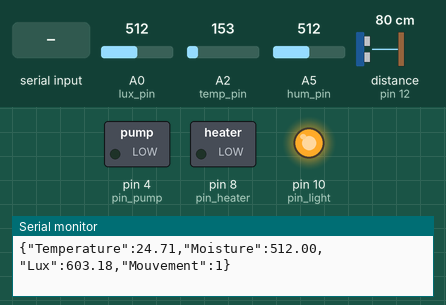
The sketch below on a simulated Arduino Uno, built with avr-gcc and run on an emulated ATmega328P. Shown: switched loads named in the sketch (green lamp = pin HIGH), output pins drawn as LEDs (lit = HIGH), the last lines printed to the serial monitor. The test bench sets the inputs (shaded band); at power-on: A0 (lux_pin) = 512, A2 (temp_pin) = 153, A5 (hum_pin) = 512, distance to the obstacle (sensor on pin 12) 80 cm. The echo pulse lasts 58.3 µs per cm.

Above: at 1.2 s.
1.3 s: "06" received over Serial
At 3.3 s:
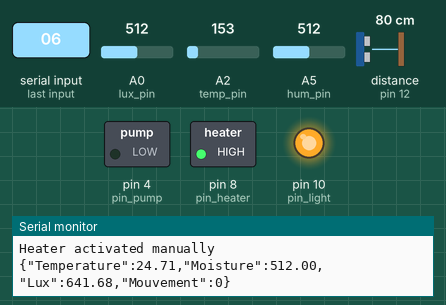
3.8 s: "05" received over Serial
At 5.6 s:
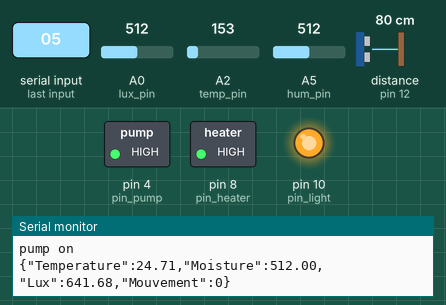
7.3 s: "02" received over Serial
At 9.2 s:
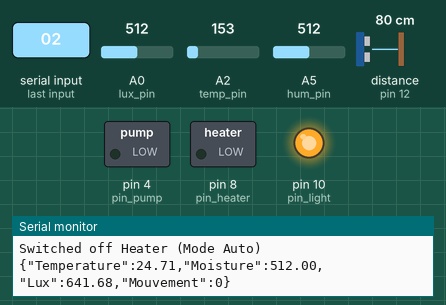
9.8 s: "05" received over Serial
At 11.1 s:
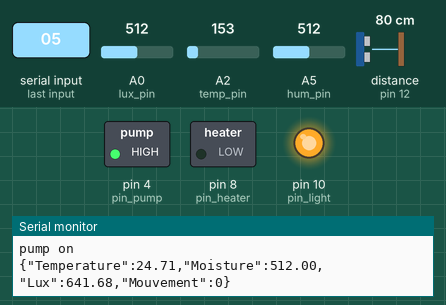
Timing chart, 0 to 13.3 s (numbered marks = the images above; inputs shaded):
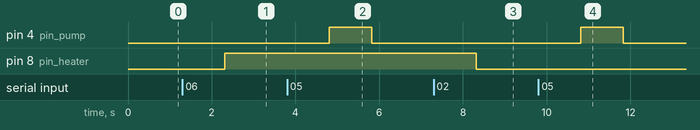

Measured:
- after the input at 1.3 s, pin 8 (pin_heater): LOW → HIGH after 1.0 s
- after the input at 3.8 s, pin 4 (pin_pump): LOW → HIGH after 1.0 s, → LOW 1.0 s later
- after the input at 7.3 s, pin 8 (pin_heater): HIGH → LOW after 1.0 s
- after the input at 9.8 s, pin 4 (pin_pump): LOW → HIGH after 1.0 s, → LOW 1.0 s later

The sketch:

code_global.ino
```cpp
#include <NewPing.h>

/// the pins used
const int hum_pin = A5;
const int lux_pin=A0;
const int temp_pin=A2;
const int pin_pump=4; //digital pin 4 to command the water pump
const int pin_heater=8; //digital pin 8 to command the heater
const int pin_light = 10; // digital pin 10 to command the relay, to command the light
//carefull, pin 12 is used by the distance (=> mouvement) detector, see infra

int sensorValue = 0;
const int N = 100 ;
float lux_array[N];
float temp_array[N];
float moisture_array[N];

// what time is it ?
int heures;
int minutes;

// Sleepy time
int h_morning;
int m_morning;
int h_night;
int m_night;

// pump state
bool pump_state = 0; // 0 if not functionning, 1 if functionning

////// the pump control //////////
int auto_pump = 1;
/*
by default, the pump is controlled automatically. We can change the mode by changing the value of auto_pump :
0 : entirely manual
1 : automatic with hygrometrie
2 : automatic cyclic
*/
long unsigned int delta_pump = 10 * 60000; // how long should we wait before watering the plant once more (in ms)
long unsigned int last_pump =  0; //the last time plants were watered. The initial value being 0, the hygrometry value will hhave timle to stabilise
int time_pump = 1000; //how long should we pump each time (ms)
int lim_hygro = 300; // the inferior limit of acceptable hygrometry of soil
//////

int start =0;
int s = 0;

float current_moisture;
float current_temp;
float current_lux;
float voltage;
float reading;
float lux;

float MinT=16;
float MaxT=25;

// to send information to the raspbery
const int dt = 1000;
long unsigned int last_display;


/////////////////////////////////////////////////
//   What is done in this script : we try to   //
// detect the mouvement in front of the sensor //
/////////////////////////////////////////////////

#define TRIGGER_PIN  12  // Arduino pin tied to trigger pin on ping sensor.
#define ECHO_PIN     12  // Arduino pin tied to echo pin on ping sensor.
#define MAX_DISTANCE 400 // Maximum distance we want to ping for (in centimeters). Maximum sensor distance is rated at 400-500cm.

NewPing sonar(TRIGGER_PIN, ECHO_PIN, MAX_DISTANCE); // NewPing setup of pins and maximum distance.

const unsigned int pingSpeed = 1000; // How frequently are we going to send out a ping (in milliseconds).
unsigned long pingTimer;     // Holds the previous ping time.
const unsigned int tolerance = 10 ;  // The tolerance in the variation of distance mesured by the sensor
unsigned int previous_distance; //the last ditance recorded y the sensor, should be in cm
bool mouvement = true; // when we plug the greenhouse, we imagine hat someone is next to it...


void echoCheck() {
  if (sonar.check_timer()) { // This is how you check to see if the ping was received.
    if (abs(previous_distance - sonar.ping_result/US_ROUNDTRIP_CM) > tolerance){
      // this means there is significant change in the distance
      previous_distance = sonar.ping_result / US_ROUNDTRIP_CM;
      mouvement = true;
    }
    else{
      mouvement = false;
    }
  }
  else{mouvement = false;};
  }
/////////////////////////////////////////////////
//            end mouvmeent                    //
/////////////////////////////////////////////////


/////////////////////////////////////////////////
////// Are you allowed to pump ? /////////////////
/////////////////////////////////////////////////

bool allowed(){
  if((heures == h_morning) or (heures == h_night)){
    if (heures == h_morning){return (minutes>=m_morning);}
    else {return (minutes<=m_night);}
  }
  else if ((heures > h_morning) and (heures < h_night)){return true;}
  else{return false;}
}

/////////////////////////////////////////////////
////////// End allowed to pump ? /////////////////
/////////////////////////////////////////////////

/////////////////////////////////////////////////
//            pumping strategy                 //
/////////////////////////////////////////////////
/*
Given the fact that the pump has a very important water flow,
and the fact that the moisture sensor won't be directly under the pipe,
we adopt the folowing strategy :
if (at some point the grass is to dry, we pump water for 1 second. Then we wait 10 minutes.
And 10 minutes later, we check again if the soil is too dry etc.
*/


float get_temp () {
  reading = analogRead(temp_pin);
  //reading = analogRead(A2);
  voltage = (reading * 5.0)/1024.0;
  return ((voltage-0.5)*100);
}

float get_moisture (){
    sensorValue = analogRead(hum_pin);
    //sensorValue = analogRead(hum_pin);
    return (sensorValue);
}

float get_lux (){
    lux = (analogRead(lux_pin)*0.5279+2.386)*5-80;
    return lux;
}

void update_array_temp() {
  temp_array[s] = get_temp();
  s++;
  if (s == N) {
    s = 0;
  }
}

void update_array_moisture() {
  moisture_array[start] = get_moisture();
  start++;
  if (start == N) {
    start = 0;
  }
}

void update_array_lux() {
  lux_array[start] = get_lux();
  start++;
  if (start == N) {
    start = 0;
  }
}

float get_avged_temp () {
  float acc = 0;
  for (int i = 0; i < N; i++) {
    acc = acc + temp_array[i];
  }
  return (acc / N);
}

float get_avged_moisture () {
  float acc = 0;
  for (int i = 0; i < N; i++) {
    acc = acc + moisture_array[i];
  }
  return (acc / N);
}

float get_avged_lux () {
  float acc = 0;
  for (int i = 0; i < N; i++) {
    acc = acc + lux_array[i];
  }
  return (acc / N);
}
/////////////////////////////////////////////////
/////////// Functions for the Heater/////////////
/////////////////////////////////////////////////

// Function to activate manually the heater

void heater_manual(){
  int state_Heater = digitalRead(pin_heater);

  if (state_Heater == 0){
    digitalWrite(pin_heater, HIGH);
    Serial.println("Heater activated manually");
    }
  else if (state_Heater == 1){
    digitalWrite(pin_heater, LOW);
    Serial.println("Heater desactivated manually");
    }
}

// Function to activate automatically the heater

void heater_auto(float MIN,float MAX){
  float Temperature = get_temp();

  if(Temperature<MIN){
    digitalWrite(pin_heater,HIGH);
    Serial.println("Switched on Heater (Mode Auto)");
    }
   else if(Temperature>MAX){
    digitalWrite(pin_heater,LOW);
    Serial.println("Switched off Heater (Mode Auto)");
    }
  }

/////////////////////////////////////////////////
////////End code Functions for the Heater////////
/////////////////////////////////////////////////
void setup(){
  pinMode(pin_pump, OUTPUT);  // for the pump
  pinMode(pin_heater, OUTPUT); // heater
  pinMode(pin_light, OUTPUT); //the light
  digitalWrite(pin_light,HIGH); //even if it is counter intuitive, high means lamp off, low means lamp on
  Serial.begin(9600);

  last_display = millis();
  current_moisture = get_moisture();
  current_temp = get_temp();
  current_lux = get_lux();
  for (int i = 0; i < N; i++) {
    moisture_array[i] = current_moisture;

  }
  for (int a = 0; a < N; a++) {
    temp_array[a] = current_temp;
  }

  //for the mouvmeent
  previous_distance = sonar.ping_result / US_ROUNDTRIP_CM;
  delay(50); // juste wait untill the measure is properly done etc.
  pingTimer = millis(); // Start now.
  // end mouveùent


}

void loop()
{
  update_array_moisture();
  delay(10);
  update_array_temp();
  delay(10);
  update_array_lux();

  /*
  >>>>>>>>>>>>>>> About the use of millis <<<<<<<<<<<<<<<<<
  After a certain amount of time, millis() will overflow. Therefore, our test won't be correct because our last values (such as last_display).
  Therefore, because we only use millis() in this kind of context :
    > last_watever = millis()
    > if (millis() - last_watever > delta_watever){do something; usually including the previous line;}
  So we can say that :
    > we add the condition (millis()-last_watever < 0) to the previous one,
    therefore, when millis overflows, the condition is quite automatically fulfilled. The good point of that is that it will change the last_watever to a correct value
    The bad point is that we enter in the loop even if is has been less than delta_watever since previous_watever (for example, we will send the report of informations too eraly).
    But we will accept this since it does not cause major disturbance.

    Concerning the use of millis() in detecting the distance, overflow will eventually cause a disturbance lasting maximum once evry 50 days...
  */

  if ((millis() - last_display > dt) or (millis() - last_display < 0)){
    last_display = millis();
    current_temp = get_avged_temp();
    current_moisture = get_avged_moisture();
    current_lux = get_avged_lux();
    Serial.print("{\"Temperature\":");
    Serial.print(current_temp);
    Serial.print(",\"Moisture\":");
    Serial.print(current_moisture);
//    Serial.println("}");
    Serial.print(",\"Lux\":");
    Serial.print(current_lux);
    Serial.print(",\"Mouvement\":");
    Serial.print(mouvement);
    Serial.println("}");
  }

  //to pump or not to pump, that is the question
  if (auto_pump == 0){/*you don't do anything here because you are in full manual mode*/}
  else if (auto_pump == 1){
    if ((current_moisture < lim_hygro) and allowed()){
      // if the pump is in auto mode and the soil is too dry
      if ((millis()-last_pump>= delta_pump) or (millis()-last_pump<=0)){
        // if it has been more than delta_pump since the last pumping event (or millis() overflowed)
        last_pump = millis();
        digitalWrite(pin_pump, 0);
        digitalWrite(pin_pump, 1);
        pump_state = 1;
        Serial.println("pump on");
        // pump will be set off after time_pump
      }
    }
  }
  else if(auto_pump == 2){/* don't do anything, instructions are sent by NodeRed itself via the SerialPort*/  }

  //to turn off the pump
  if(((millis() - last_pump > time_pump) or (millis() - last_pump <= 0)) and (pump_state)){
    // it means that we have been pumping for more than time_pump
    digitalWrite(pin_pump, 0);
    pump_state = 0;
    Serial.println("pump off");
  }

  // to change the parameters of the arduino, communication with node red
  if (Serial.available()){
    String msg_code = Serial.readString();
    //extract the information
    String id = msg_code.substring(0,2);
    String info = msg_code.substring(2);

    // to see the correspondance between the code and the action to do, check the git

    ////////////////////////////////////////
    ///// START CODE FOR THE HEATER/////////
    ////////////////////////////////////////
    //MANUAL
    if(id == "06"){
      //id=06 Turn on/off the Heater manually
      heater_manual();
    }
    //AUTO
    else if (id=="09"){
      //id=09 change the Heater to mode automatically
      //T_min and T_max are set by default
      heater_auto(MinT,MaxT);
      }
    else if(id=="01"){
      float T_min = info.toFloat();
      heater_auto(T_min,MaxT);
      }
    else if(id=="02"){
      float T_max = info.toFloat();
      heater_auto(MinT,T_max);
      }

    ///// END CODE FOR THE HEATER/////////


    //////////////////////////////////////////
    ///////// the pump's parametrers /////////
    //////////////////////////////////////////
    //force watering
    else if (id == "05"){
      last_pump = millis();
      digitalWrite(pin_pump, 0);
      digitalWrite(pin_pump, 1);
      pump_state = 1;
      Serial.println("pump on");
      // pump will be set off after time_pump
    }
    //change the mode
    else if (id == "08"){
      if (info == "0000"){ //full manual
        auto_pump = 0;
      }
      else if (info == "0001"){ //automatic and hygro
        auto_pump = 1 ;
      }
      else if (info == "0002"){ //automatic cylcic
        auto_pump = 2;
      }
    }
    //change the minimum hygrometry
    else if (id == "07"){
      lim_hygro = info.toInt();
    }
    //change time_pump
    else if (id == "11"){
      time_pump = info.toInt();
    }
    //////////////////////////////////////////
    ///////// end pump's parametrers /////////
    //////////////////////////////////////////

    // change current time (should receive a message like this one about every minute)
    else if (id == "10"){
      heures = (info.substring(0,2)).toInt();
      minutes = (info.substring(2)).toInt();
    }


    // the lamp control
    else if (id == "12"){
      if (info.toInt() == 0){digitalWrite(pin_light, HIGH);}
      else if (info.toInt() == 1111) {digitalWrite(pin_light, LOW);}
    }

  }
  // Notice how there's no delays in this sketch to allow you to do other processing in-line while doing distance pings.
 if ((millis() - pingTimer >= pingSpeed) or (millis() - pingTimer <= 0)) {   // pingSpeed milliseconds since last ping, do another ping.
    pingTimer = millis();
    sonar.ping_timer(echoCheck); // Send out the ping, calls "echoCheck", you can check the ping status, where echoChek is defined before
 }
}
```
